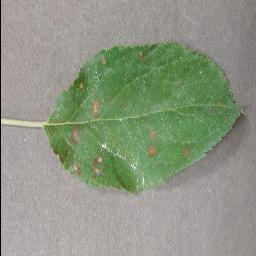
#> input picture pics_base/Apple-rust/0a41c25a-f9a6-4c34-8e5c-7f89a6ac4c40___FREC_C.Rust 9807_270deg.JPG, 256 x 256 px
$ python -i functions.py   (imports and definitions only)
#> lines starting #> are read from the running program, lines starting #| are printed output that depends on the picture; after the words box and inside, x2 and y2 are one past the last pixel; in counts of white or black regions, pixels touching at a corner belong together
#> further down, picture is the input picture: shape (256, 256, 3); mean B, G, R 131.4, 149.7, 141.6
import cv2
import numpy as np
import matplotlib.pyplot as plt


def convert_grayscale(img1, img2):
    gray_img1 = cv2.cvtColor(img1, cv2.COLOR_BGR2GRAY)
    gray_img2 = cv2.cvtColor(img2, cv2.COLOR_BGR2GRAY)
    return (gray_img1,gray_img2)


def display_output(pic1, kpt1, pic2, kpt2, best_match):
    output_image = cv2.drawMatches(pic1,kpt1,pic2,kpt2,best_match[:15],None,flags=2)
    plt.imshow(output_image)
    plt.show()


def marking(pic):
    # convert to hsv colorspace
    hsv = cv2.cvtColor(pic, cv2.COLOR_BGR2HSV)
#> hsv: shape (256, 256, 3); mean H, S, V 26.1, 39.9, 153

    # lower bound and upper bound for Green color
    lower_bound = np.array([40, 30, 0])
    upper_bound = np.array([100, 255, 255])

    # find the colors within the boundaries
    mask = cv2.inRange(hsv, lower_bound, upper_bound)
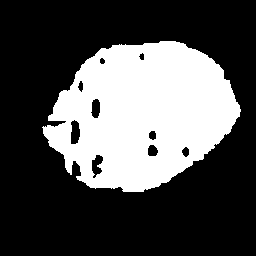
#> mask: shape (256, 256); 31.2% white; 1 white region, box (x1, y1, x2, y2) and area: (42, 41, 241, 192) 20466
    # define kernel size
    kernel = np.ones((3, 3), np.uint8)

    # Remove unnecessary noise from mask
    mask = cv2.morphologyEx(mask, cv2.MORPH_CLOSE, kernel)
#> mask: shape (256, 256); 31.3% white; 1 white region, box (x1, y1, x2, y2) and area: (42, 41, 241, 192) 20517
    mask = cv2.morphologyEx(mask, cv2.MORPH_OPEN, kernel)
#> mask: shape (256, 256); 31.3% white; 1 white region, box (x1, y1, x2, y2) and area: (43, 41, 241, 192) 20504

    invert = cv2.bitwise_not(mask)
#> invert: shape (256, 256); 68.7% white; 1 black region

    segmented_img = cv2.bitwise_and(pic, pic, mask=invert)
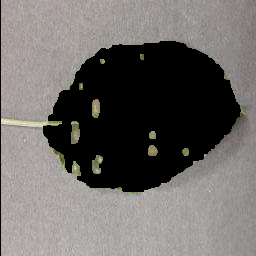
#> segmented_img: shape (256, 256, 3); mean B, G, R 103.8, 106.2, 109.4
    marked_img_gray = cv2.cvtColor(segmented_img, cv2.COLOR_BGR2GRAY)
    img_contours, hierarchy = cv2.findContours(marked_img_gray, cv2.RETR_TREE, cv2.CHAIN_APPROX_SIMPLE)
#> img_contours = 11 contours, 3 with area under 20; largest, box (x1, y1, x2, y2) and area: (0, 0, 256, 256) 65025, (42, 40, 242, 193) 21512, (71, 121, 80, 144) 148, (92, 155, 103, 174) 124, (92, 99, 100, 118) 111, (148, 145, 158, 156) 74, (149, 131, 156, 139) 38, (182, 148, 189, 156) 36
    cv2.drawContours(pic, img_contours, -1, (0, 0, 255), 3)
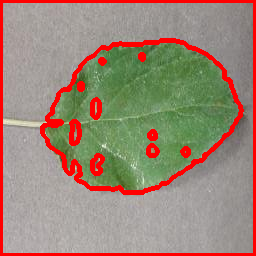
#> pic: shape (256, 256, 3); 10.84% of pixels changed, all inside (x1, y1, x2, y2) = (0, 0, 256, 256)

    return pic


def c_segmenting(img):
    hsv = cv2.cvtColor(img, cv2.COLOR_BGR2HSV)

    # lower bound and upper bound for Green color
    lower_bound = np.array([30, 30, 40])
    upper_bound = np.array([100, 255, 255])

    # find the colors within the boundaries
    mask = cv2.inRange(hsv, lower_bound, upper_bound)
    mask = cv2.GaussianBlur(mask, (3, 3), 0)
    # define kernel size
    kernel = np.ones((7, 7), np.uint8)

    # Remove unnecessary noise from mask
    mask = cv2.morphologyEx(mask, cv2.MORPH_CLOSE, kernel)
    mask = cv2.morphologyEx(mask, cv2.MORPH_OPEN, kernel)

    segmented_img = cv2.bitwise_and(img, img, mask=mask)

    return segmented_img

>>> import cv2
>>> picture = cv2.imread('pics_base/Apple-rust/0a41c25a-f9a6-4c34-8e5c-7f89a6ac4c40___FREC_C.Rust 9807_270deg.JPG')
>>> result = marking(picture)

$ run again, on pics_base/Apple-rust/0cd24b0c-0a9d-483f-8734-5c08988e029f___FREC_C.Rust 3762_270deg.JPG
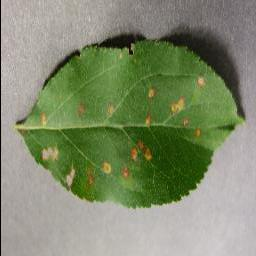
#> input picture pics_base/Apple-rust/0cd24b0c-0a9d-483f-8734-5c08988e029f___FREC_C.Rust 3762_270deg.JPG, 256 x 256 px
#> picture is the input picture: shape (256, 256, 3); mean B, G, R 109.4, 139.4, 129.2
#> hsv: shape (256, 256, 3); mean H, S, V 41.8, 76.1, 142.2
#> in marking, `mask = cv2.inRange(hsv, lower_bound, upper_bound)`:
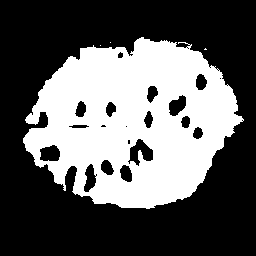
#> mask: shape (256, 256); 37.3% white; 4 white regions (3 under 20 px), largest, box (x1, y1, x2, y2) and area: (23, 37, 244, 209) 24448
#> invert: shape (256, 256); 62.6% white; 1 black region
#> img_contours = 17 contours, 1 with area under 20; largest, box (x1, y1, x2, y2) and area: (0, 0, 256, 256) 65025, (22, 36, 244, 210) 27070, (130, 139, 153, 165) 302, (40, 145, 60, 161) 234, (169, 96, 186, 116) 208
#> in marking, `cv2.drawContours(pic, img_contours, -1, (0, 0, 255), 3)`:
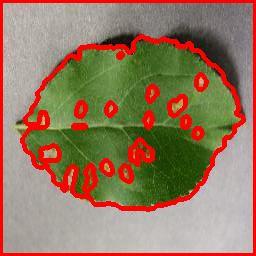
#> pic: shape (256, 256, 3); 14.6% of pixels changed, all inside (x1, y1, x2, y2) = (0, 0, 256, 256)

$ run again, on pics_base/Apple-rust/1a67f47d-d35d-4c47-a336-af8ec6141113___FREC_C.Rust 4404_180deg.JPG
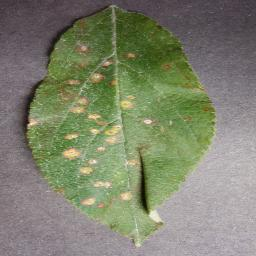
#> input picture pics_base/Apple-rust/1a67f47d-d35d-4c47-a336-af8ec6141113___FREC_C.Rust 4404_180deg.JPG, 256 x 256 px
#> picture is the input picture: shape (256, 256, 3); mean B, G, R 109.3, 131.1, 126.8
#> hsv: shape (256, 256, 3); mean H, S, V 97.3, 57.3, 135.7
#> in marking, `mask = cv2.inRange(hsv, lower_bound, upper_bound)`:
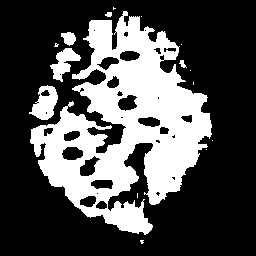
#> mask: shape (256, 256); 30.9% white; 16 white regions (10 under 20 px), largest, box (x1, y1, x2, y2) and area: (30, 11, 212, 235) 18925, (29, 85, 58, 120) 596, (50, 48, 81, 82) 485, (61, 32, 76, 46) 144, (179, 60, 187, 68) 34, (105, 12, 112, 17) 28
#> invert: shape (256, 256); 69% white; 9 black regions (3 under 20 px)
#> img_contours = 27 contours, 6 with area under 20; largest, box (x1, y1, x2, y2) and area: (0, 0, 256, 256) 65025, (29, 10, 213, 235) 21430, (31, 85, 59, 121) 684, (50, 47, 81, 81) 536, (80, 157, 98, 176) 194
#> in marking, `cv2.drawContours(pic, img_contours, -1, (0, 0, 255), 3)`:
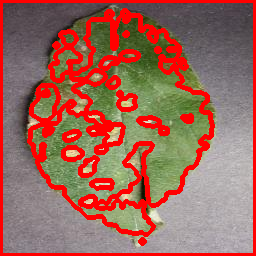
#> pic: shape (256, 256, 3); mean B, G, R 89, 102.9, 155.5

$ run again, on pics_base/Apple-rust/1a67f47d-d35d-4c47-a336-af8ec6141113___FREC_C.Rust 4404_new30degFlipTB.JPG
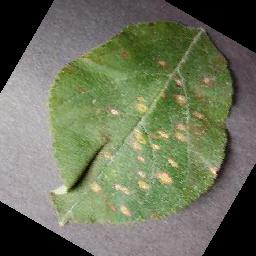
#> input picture pics_base/Apple-rust/1a67f47d-d35d-4c47-a336-af8ec6141113___FREC_C.Rust 4404_new30degFlipTB.JPG, 256 x 256 px
#> picture is the input picture: shape (256, 256, 3); mean B, G, R 91.1, 113.8, 108.1
#> hsv: shape (256, 256, 3); mean H, S, V 74.7, 59.3, 116.9
#> in marking, `mask = cv2.inRange(hsv, lower_bound, upper_bound)`:
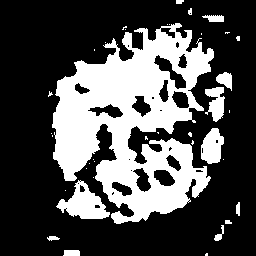
#> mask: shape (256, 256); 30.6% white; 38 white regions (25 under 20 px), largest, box (x1, y1, x2, y2) and area: (52, 23, 214, 224) 17203, (56, 180, 110, 219) 1058, (201, 128, 224, 164) 591
#> invert: shape (256, 256); 69.4% white; 17 black regions (7 under 20 px)
#> img_contours = 115 contours, 99 with area under 20; largest, box (x1, y1, x2, y2) and area: (0, 0, 256, 256) 56109, (51, 22, 215, 225) 22280, (75, 124, 134, 217) 1244, (200, 127, 225, 165) 648, (204, 86, 225, 122) 490
#> in marking, `cv2.drawContours(pic, img_contours, -1, (0, 0, 255), 3)`:
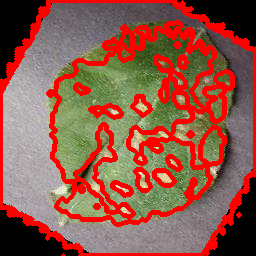
#> pic: shape (256, 256, 3); mean B, G, R 72.8, 87.6, 144.3
